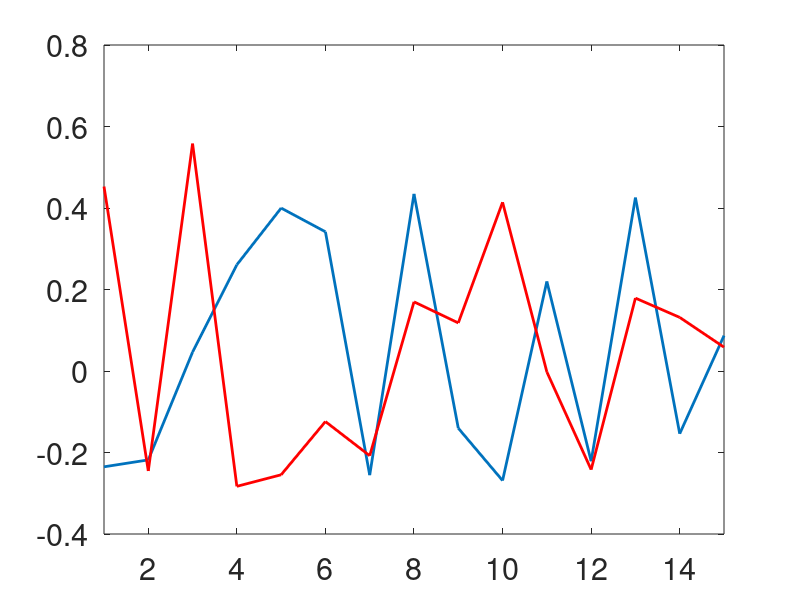
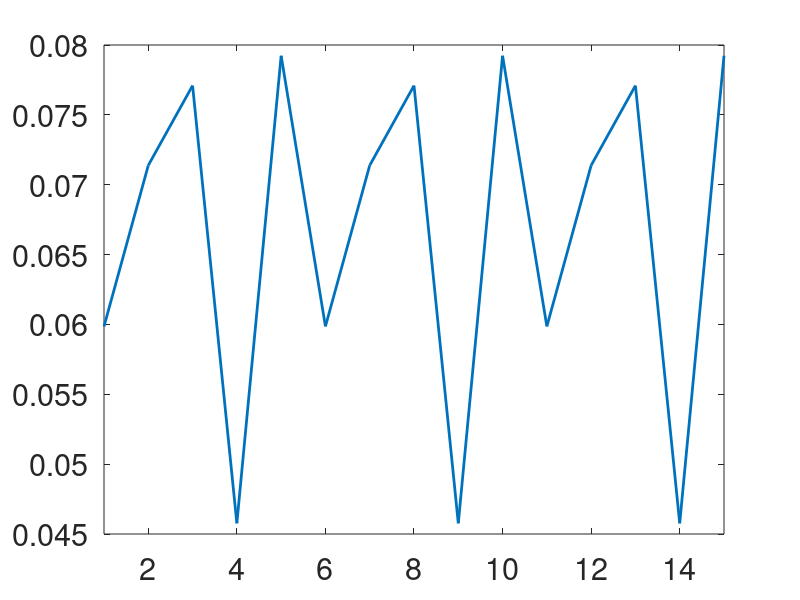
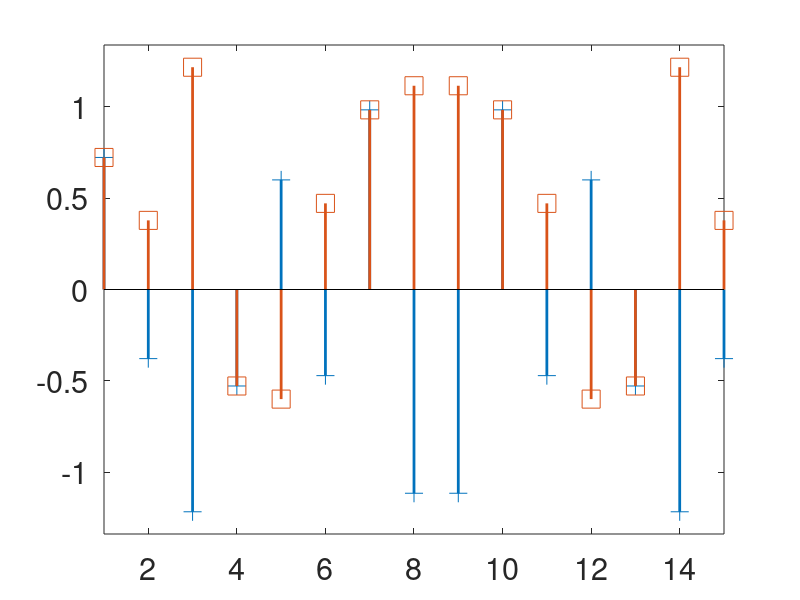
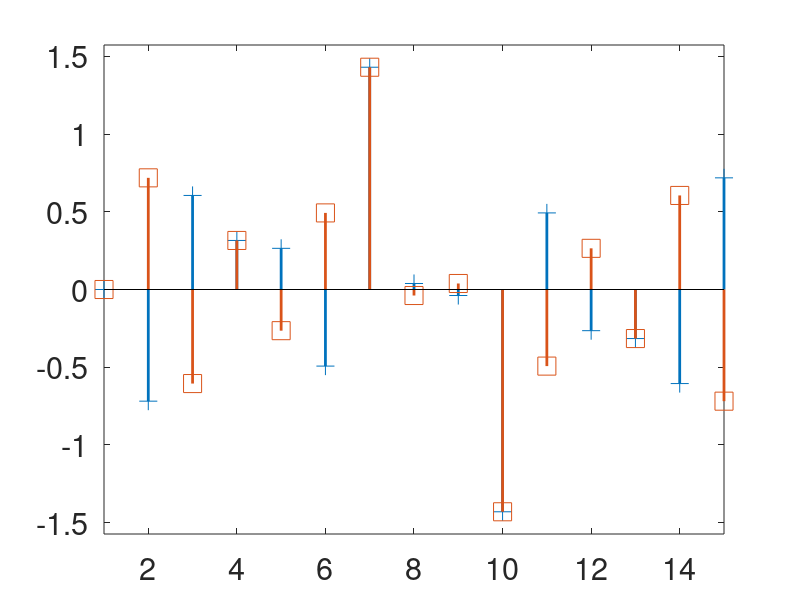

The MATLAB source for these figures, in order:
% script name: "make_figure_counter_example"
%
% generate 4 figures for the counterexample of two different signals
% (here denoted by x and y) with the same second-order moment (and first-order too)
close all; clear;
to_save = 0;
% the signal
L   = 15;
ell = 5;    % to have integer L/ell

% creating periodic distribution (rho)
repeat_pat = rand(ell,1);
rho = repmat(repeat_pat,L/ell,1);
rho = rho/sum(rho);
C_Frho = gallery('circul',fft(rho))';

% generating the signals
x = rand(L,1).*sin((1:L)'/(2*pi)); x = x - ((L-2)/L)*mean(x);

C_x = gallery('circul',x)';
Fx = fft(x);

pm = rand(L/ell,1);
pm(pm<0.5) = -1;
pm(pm>=0.5) = 1;
pm = (-1)*ones(L/ell,1);
pm(1) =1;
sign_change = repmat(pm,ell,1);
Fy = Fx.*sign_change;

y = ifft(Fy);
C_y = gallery('circul',y)';
norm(C_x*diag(rho)*C_x' - C_y*diag(rho)*C_y','fro')

ln = 2; ms = 13; ax_fs = 22;

%norm(align_to_reference(x,y)-y)

if to_save
    folder_name = ['counter_example_figures_',date];
    mkdir(folder_name);
    cd(folder_name);
end

figure; plot(x,'LineWidth',ln); hold on; plot(y,'red','LineWidth',ln); xlim([1,L])
nameit = 'TwoSignals';
set(gca,'FontSize',ax_fs)
if to_save
    saveas(gcf,nameit,'fig');
    saveas(gcf,nameit,'jpg');
    print('-depsc2',nameit);
end

if 0
figure; imagesc(C_y*diag(rho)*C_y'); % title('second order matrix')
nameit = 'C_Fp_matrix';
set(gca,'FontSize',22)
if to_save
    saveas(gcf,nameit,'fig');
    saveas(gcf,nameit,'jpg');
    print('-depsc2',nameit);
end
end

if 0
figure; imagesc(abs(C_Frho));% title('C_{\mathcal{F}\rho}')
nameit = 'AbsCRho';
set(gca,'FontSize',22)
if to_save
    saveas(gcf,nameit,'fig');
    saveas(gcf,nameit,'jpg');
    print('-depsc2',nameit);
end
end


figure; plot(rho,'LineWidth',ln);
nameit = 'Rho';
set(gca,'FontSize',ax_fs);
xlim([1,L]);
if to_save
    saveas(gcf,nameit,'fig');
    saveas(gcf,nameit,'jpg');
    print('-depsc2',nameit);
end


figure; stem(real(fft(x)),'+','LineWidth',ln,'markersize',ms); hold on; 
stem(real(fft(y)),'s','LineWidth',ln,'markersize',ms);
nameit = 'real_fft_signals';
%title('Real part')
set(gca,'FontSize',22)
xlim([1,L]);
ymax = max(abs(real(fft(y))))*1.1;
ylim([-ymax,ymax]);
if to_save
    saveas(gcf,nameit,'fig');
    saveas(gcf,nameit,'jpg');
    print('-depsc2',nameit);
end

figure; stem(imag(fft(x)),'+','LineWidth',ln,'markersize',ms); hold on; 
stem(imag(fft(y)),'s','LineWidth',ln,'markersize',ms);
nameit = 'imag_fft_signals';
set(gca,'FontSize',ax_fs)
xlim([1,L]);
ymax = max(abs(imag(fft(y))))*1.1;
ylim([-ymax,ymax]);
if to_save
    saveas(gcf,nameit,'fig');
    saveas(gcf,nameit,'jpg');
    print('-depsc2',nameit);
end

if to_save
    save('data')
    cd '../'  
end


